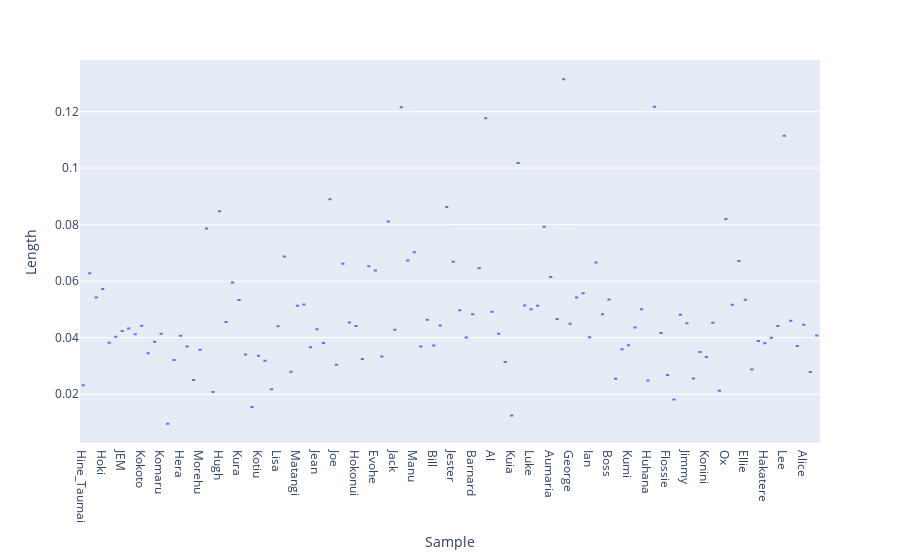

The cell this chart's notebook holds for it:
### Code cell
px.box(data_agg.to_pandas(), x="Sample", y="Length")

### Figure 1 — Plotly figure (JSON) as saved in the notebook; plotly's stock layout.template omitted (floating-point values rounded to 4 significant figures)
{"data": [{"alignmentgroup": "True", "hovertemplate": "Sample=%{x}<br>Length=%{y}<extra></extra>", "legendgroup": "", "marker": {"color": "#636efa"}, "name": "", "notched": false, "offsetgroup": "", "orientation": "v", "showlegend": false, "type": "box", "x": ["Hine_Taumai", "Hurihuri", "Pura", "Hoki", "Maggie", "Palmersan", "JEM", "Elwin", "Doc", "Kokoto", "Bluster_Murphy", "Heather", "Komaru", "Queenie", "Arab", "Hera", "Ngatapa", "Aranga", "Morehu", "Bonus", "Gertrude", "Hugh", "Egilsay", "Marian", "Kura", "Oraka", "Henry", "Kotiu", "Felix", "Adelaide", "Lisa", "Kuihi", "Nora", "Matangi", "Dobbie", "Attenborough", "Jean", "Guapo", "Ariki", "Joe", "Blake", "Awhero", "Hokonui", "Ihi", "Mahli", "Evohe", "Ninihi", "Kanawera", "Jack", "Gumboots", "Pounamu", "Manu", "Boomer", "Merty", "Bill", "Elliott", "Konini_3-4-16", "Jester", "Paddy", "Jemma", "Barnard", "Jamieson", "Esperance", "Al", "Hillary", "Aparima", "Kuia", "Horton", "Hinemoa", "Luke", "Moss", "Gunner", "Aumaria", "Pearl", "Faulkner", "George", "Marama", "Mila", "Ian", "Fuchsia", "Hauturu", "Boss", "Percy", "Awarua", "Kumi", "Hananui", "Piripi", "Huhana", "Ben", "Juanma", "Flossie", "Gulliver", "Margaret-Maree", "Jimmy", "Clout", "Blades", "Konini", "Basil", "Merv", "Ox", "Dusky", "Nog", "Ellie", "Mukeke", "Makorea", "Hakatere", "Millie", "Bella", "Lee", "Cyndy", "Lionel", "Alice", "Moorhouse", "Atareta"], "x0": " ", "xaxis": "x", "y": [0.02318, 0.06285, 0.05426, 0.05725, 0.03823, 0.04033, 0.04237, 0.04328, 0.04119, 0.04419, 0.03452, 0.03852, 0.04139, 0.009502, 0.03212, 0.04065, 0.03688, 0.02504, 0.03572, 0.07864, 0.02079, 0.08471, 0.04558, 0.05954, 0.05334, 0.03401, 0.0155, 0.03365, 0.03186, 0.02177, 0.04407, 0.06875, 0.02798, 0.0513, 0.05174, 0.03658, 0.04298, 0.03814, 0.08901, 0.03039, 0.0662, 0.04542, 0.04418, 0.03245, 0.06525, 0.06378, 0.03335, 0.08108, 0.04278, 0.1216, 0.06736, 0.07021, 0.03687, 0.04632, 0.03723, 0.04435, 0.08621, 0.0669, 0.04968, 0.04005, 0.04828, 0.06461, 0.1177, 0.04919, 0.04141, 0.03141, 0.01242, 0.1018, 0.05141, 0.05003, 0.05133, 0.07927, 0.0615, 0.04663, 0.1315, 0.04494, 0.05421, 0.05572, 0.04017, 0.0666, 0.04834, 0.05351, 0.02548, 0.03591, 0.03735, 0.04363, 0.05006, 0.02482, 0.1217, 0.04164, 0.02682, 0.01809, 0.04814, 0.04508, 0.02552, 0.03492, 0.0332, 0.0453, 0.02126, 0.08204, 0.05163, 0.06713, 0.0534, 0.02875, 0.03884, 0.03805, 0.03997, 0.04415, 0.1115, 0.04598, 0.03704, 0.04455, 0.02789, 0.04076], "y0": " ", "yaxis": "y"}], "layout": {"autosize": true, "boxmode": "group", "legend": {"tracegroupgap": 0}, "margin": {"t": 60}, "xaxis": {"anchor": "y", "autorange": true, "domain": [0, 1], "range": [-0.5, 113.5], "title": {"text": "Sample"}, "type": "category"}, "yaxis": {"anchor": "x", "autorange": true, "domain": [0, 1], "range": [0.002724, 0.1383], "title": {"text": "Length"}, "type": "linear"}}}
